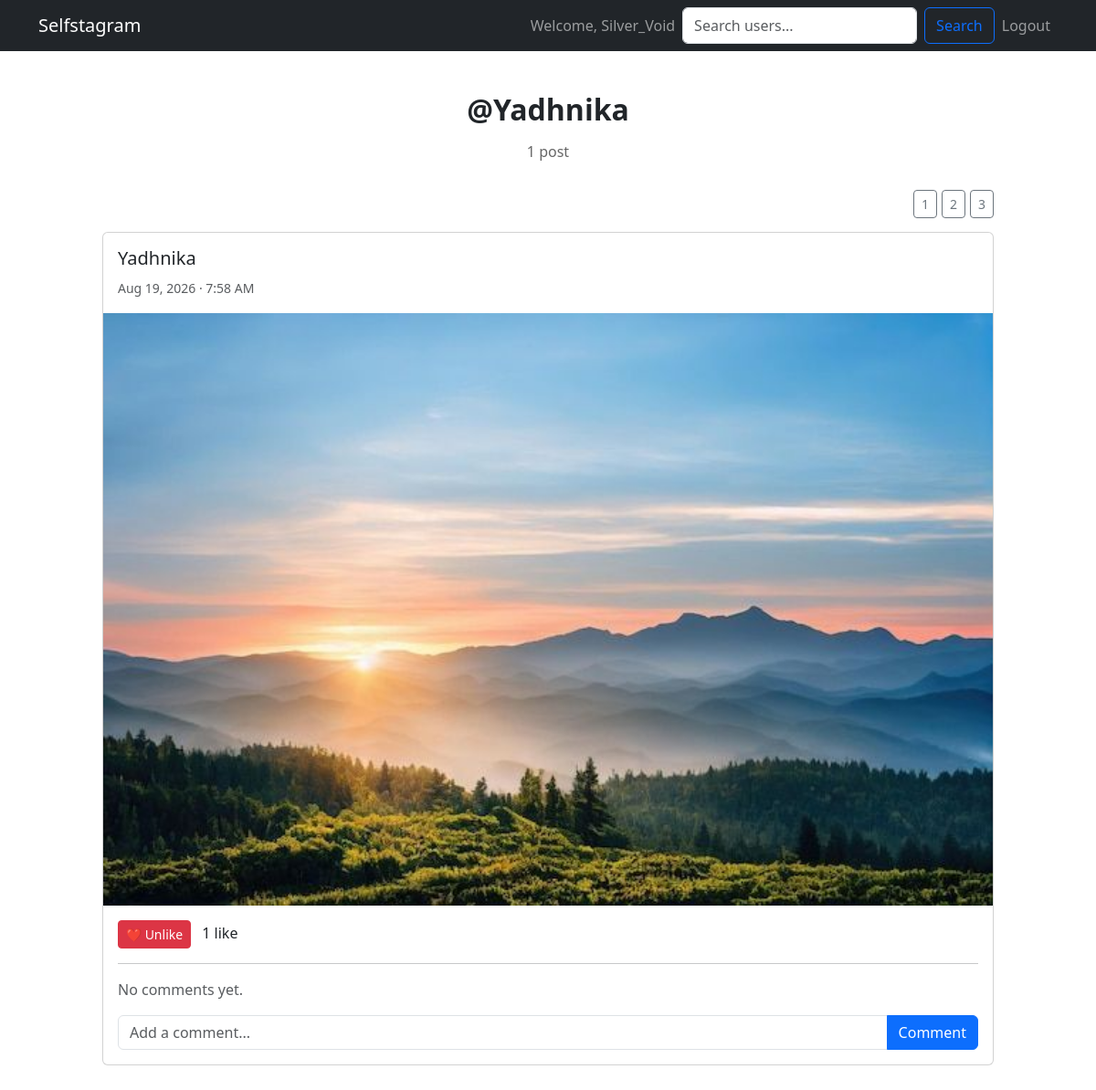
The page /profile/Yadhnika/ (signed in) on the database as committed earlier.
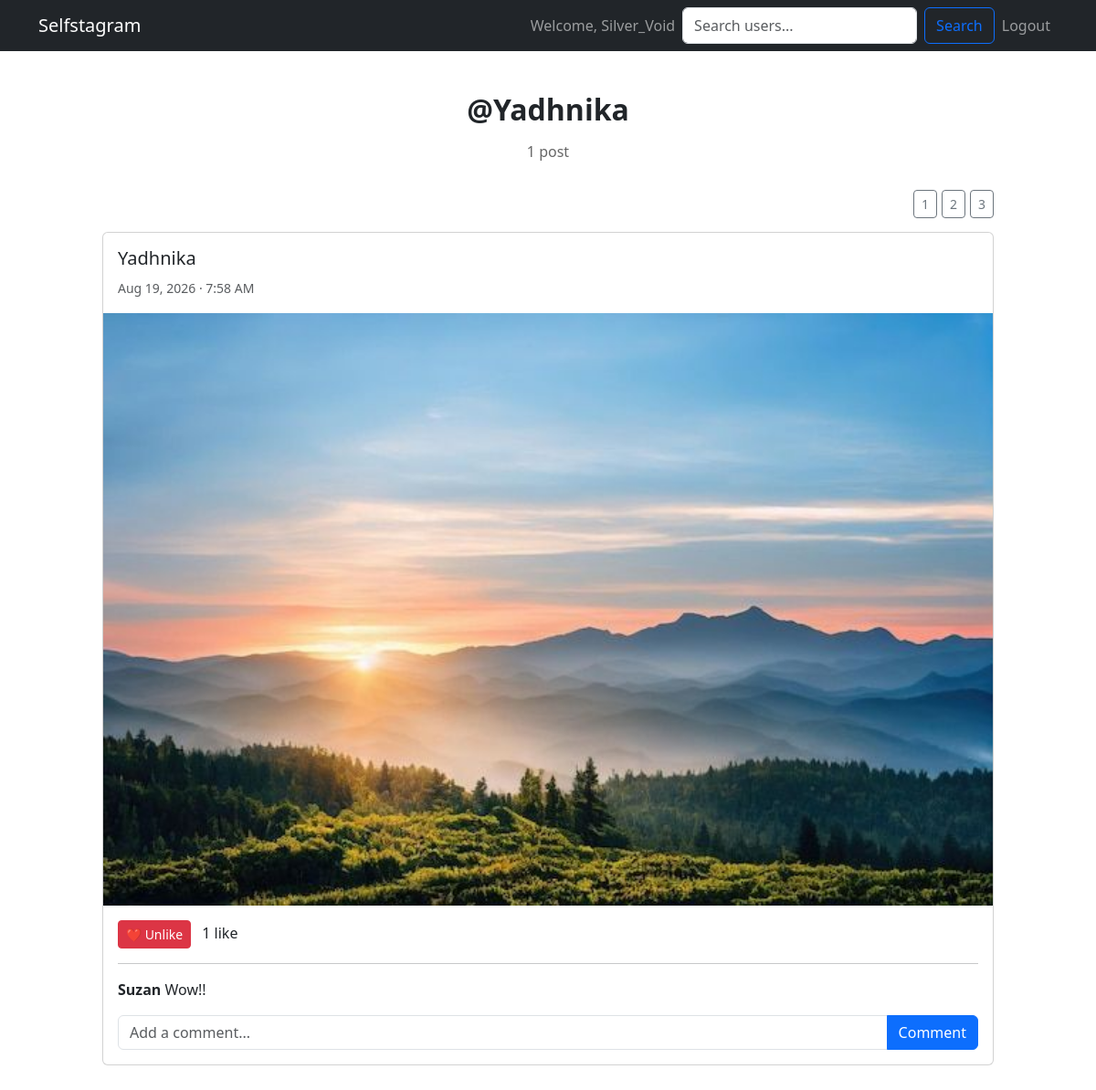
The same page on the database as committed later.
### myapp/models.py (models this page shows, shortened)
class Image(models.Model):
    user = models.ForeignKey(User, on_delete=models.CASCADE, related_name="images")
    photo = models.ImageField(upload_to="Images")
    date = models.DateTimeField(auto_now_add=True)

class Comment(models.Model):
    user = models.ForeignKey(User, on_delete=models.CASCADE, related_name="comments")
    image = models.ForeignKey(Image, on_delete=models.CASCADE, related_name="comments")
    text = models.CharField(max_length=500)
    date = models.DateTimeField(auto_now_add=True)
    class Meta:
        ordering = ["date"]

### myapp/views.py (the view)
# urls.py: path('profile/<str:username>/', views.profile, name='profile'),
@login_required
def profile(request, username):
    profile_user = get_object_or_404(User, username=username)
    images = (
        Image.objects
        .filter(user=profile_user)
        .prefetch_related("likes", "comments__user")
        .order_by("-date")
    )
    liked_image_ids = set(
        Like.objects
        .filter(user=request.user, image__in=images)
        .values_list("image_id", flat=True)
    )
    return render(
        request,
        "myapp/profile.html",
        {
            "profile_user": profile_user,
            "img": images,
            "liked_image_ids": liked_image_ids,
        },
    )

### myapp/templates/myapp/profile.html (shortened to what the changed rows need)
{% extends "base.html" %}
{% block content %}
<div class="container profile-container">
    {% if img %}
        <div id="photoGrid" class="photo-grid grid-1">
            {% for image in img %}
                <div class="grid-item">
                    <div class="card post-card">
                        <div class="card-body">
                            <h5>
                                <a href="{% url 'profile' image.user.username %}"
                                   class="username-link">
                                    {{ image.user.username }}
                                </a>
                            </h5>
                            <small class="text-muted">
                                {{ image.date|date:"M d, Y · g:i A" }}
                            </small>
                        </div>
                        <img src="{{ image.photo.url }}"
                             class="post-image"
                             alt="Photo uploaded by {{ image.user.username }}">
                        <div class="card-body">
                            <form method="POST"
                                  action="{% url 'toggle_like' image.id %}"
                                  class="d-inline">
                                {% if image.id in liked_image_ids %}
                                    <button type="submit"
                                            class="btn btn-danger btn-sm">
                                        ❤️ Unlike
                                    </button>
                                {% else %}
                                    <button type="submit"
                                            class="btn btn-outline-danger btn-sm">
                                        🤍 Like
                                    </button>
                                {% endif %}
                            </form>
                            <span class="ms-2">
                                {{ image.likes.count }}
                                like{{ image.likes.count|pluralize }}
                            </span>
                            <hr>
                            {% for comment in image.comments.all %}
                                <div class="comment">
                                    <strong>
                                        {{ comment.user.username }}
                                    </strong>
                                    {{ comment.text }}
                                </div>
                            {% empty %}
                                <p class="text-muted">
                                    No comments yet.
                                </p>
                            {% endfor %}
                            <form method="POST"
                                  action="{% url 'add_comment' image.id %}"
                                  class="mt-3">
                                <div class="input-group">
                                    <input type="text"
                                           name="text"
                                           class="form-control"
                                           placeholder="Add a comment..."
                                           maxlength="500"
                                           required>
                                    <button type="submit"
                                            class="btn btn-primary">
                                        Comment
                                    </button>
                                </div>
                            </form>
                        </div>
                    </div>
                </div>
            {% endfor %}
        </div>
    {% else %}
        <div class="alert alert-secondary text-center">
            {{ profile_user.username }}
            hasn't uploaded any photos yet.
        </div>
    {% endif %}
</div>
{% endblock %}

Rows that differ between the two databases and show on the page:
shown differently, row unchanged: Image "Yadhnika": no longer shows "No comments yet."
added Comment: user.username "Suzan", text "Wow!!"
